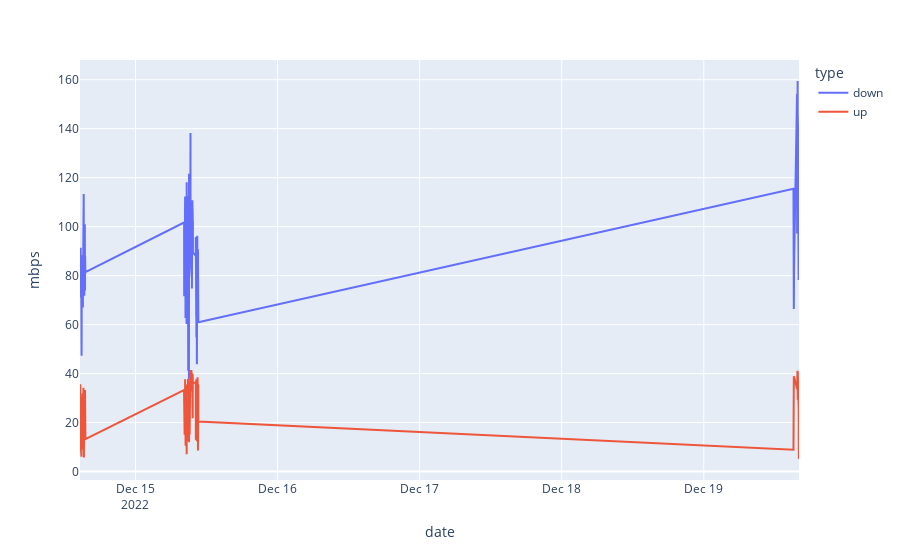

The notebook cell this image was saved under:
### Code cell
# takes about 30 sec to run, so 30 seconds here = sampling once / minute
wait = 0.0  # min
loops = 20

for i in range(loops):
    print(i+1, ")", dt.datetime.now())

    data_df = run_speedtest(speedtest_name, options)
    history_df = update_history_df(data_df, history_file)
    
    if i < loops:
        clear_output(wait=False)
        print(data_df if data_df is not None else "")
        print(f"{i+1}/{loops} -- Waiting for {wait*60} seconds")
        time.sleep(wait * 60)

    show_updated_speed(history_df)

print("Done")

### Figure 1 — Plotly figure (JSON) as saved in the notebook; plotly's stock layout.template omitted (floating-point values rounded to 4 significant figures; data arrays with more than 128 entries replaced by an {"elided": "..."} marker saying what was removed)
{"data": [{"hovertemplate": "type=down<br>date=%{x}<br>mbps=%{y}<extra></extra>", "legendgroup": "down", "line": {"color": "#636efa", "dash": "solid"}, "marker": {"symbol": "circle"}, "mode": "lines", "name": "down", "orientation": "v", "showlegend": true, "type": "scatter", "x": {"elided": "242 str values"}, "xaxis": "x", "y": {"elided": "242 float values"}, "yaxis": "y"}, {"hovertemplate": "type=up<br>date=%{x}<br>mbps=%{y}<extra></extra>", "legendgroup": "up", "line": {"color": "#EF553B", "dash": "solid"}, "marker": {"symbol": "circle"}, "mode": "lines", "name": "up", "orientation": "v", "showlegend": true, "type": "scatter", "x": {"elided": "242 str values"}, "xaxis": "x", "y": {"elided": "242 float values"}, "yaxis": "y"}], "layout": {"autosize": true, "legend": {"title": {"text": "type"}, "tracegroupgap": 0}, "margin": {"t": 60}, "xaxis": {"anchor": "y", "autorange": true, "domain": [0, 1], "range": ["2022-12-14 14:37:57.9423", "2022-12-19 16:04:59.4033"], "title": {"text": "date"}, "type": "date"}, "yaxis": {"anchor": "x", "autorange": true, "domain": [0, 1], "range": [-3.461, 168.0], "title": {"text": "mbps"}, "type": "linear"}}}
